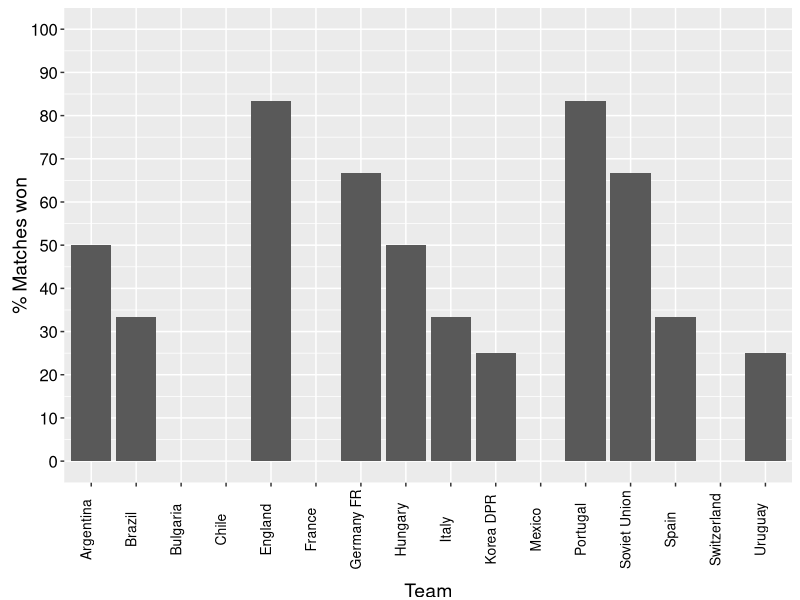
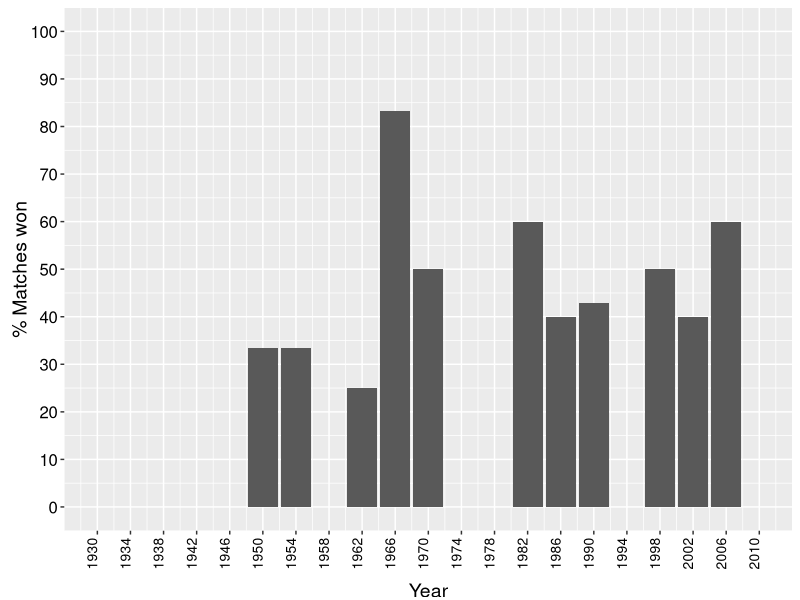

These charts were generated, in order, by the following R code:
## ---- chunk 1

library(ggplot2)
data<-read.csv("world_cup_data.csv")
names(data) <- c("Year","Team", "ISO.code","Goals.for", "Goals.against", "Penalties","Matches", "Shots.on.goal", "Shots.wide", "Free.kicks", "Offside","Corners", "Won", "Drawn", "Lost")
# Year <- unique(sort(data$Year))
# Country <- unique(sort(data$Team))
data_sub<-subset(data, Year == "1966")                                
p <- ggplot(data_sub, aes(x = Team, y = (Won/(Won+Drawn+Lost)*100))) + geom_bar(stat = "identity")+
        scale_fill_manual("", values=c("target"="darkgrey","try"="blue"))+
        scale_y_continuous(breaks=seq(0,100,10),limits=c(0,100),"% Matches won")+
        theme(axis.title.x = element_text(size = 14, vjust = -1))+
        theme(axis.title.y = element_text(size = 14, angle=90, vjust=0))+
        theme(axis.text.x = element_text(size = 10,colour="black",vjust = 0, angle = 90))+
        theme(axis.text.y = element_text(size = 12,colour="black"))
        print(p)
## ---- chunk 2

library(ggplot2)
data<-read.csv("world_cup_data.csv")
names(data) <- c("Year","Team", "ISO.code","Goals.for", "Goals.against", "Penalties","Matches", "Shots.on.goal", "Shots.wide", "Free.kicks", "Offside","Corners", "Won", "Drawn", "Lost")
# Year <- unique(sort(data$Year))
# Country <- unique(sort(data$Team))
data_sub<-subset(data, Team == "England")                                
p <- ggplot(data_sub, aes(x = Year, y = (Won/(Won+Drawn+Lost)*100))) + geom_bar(stat = "identity")+
        scale_fill_manual("", values=c("target"="darkgrey","try"="blue"))+
        scale_y_continuous(breaks=seq(0,100,10),limits=c(0,100),"% Matches won")+
        scale_x_continuous(breaks=seq(1930,2010,4), limits=c(1930,2010),"Year")+
        theme(axis.title.x = element_text(size = 14, vjust = -1))+
        theme(axis.title.y = element_text(size = 14, angle=90, vjust=0))+
        theme(axis.text.x = element_text(size = 10,colour="black",vjust = 0, angle = 90))+
        theme(axis.text.y = element_text(size = 12,colour="black"))
        print(p)
## ---- chunk 3
matches_won<-5
matches_drawn<- 2
matches_lost <- 2
matches_played <- matches_won+matches_drawn+matches_lost
percentage_wins <- as.integer((matches_won/matches_played)*100)
result <-paste("Percentage of matches won = " , percentage_wins)
result
